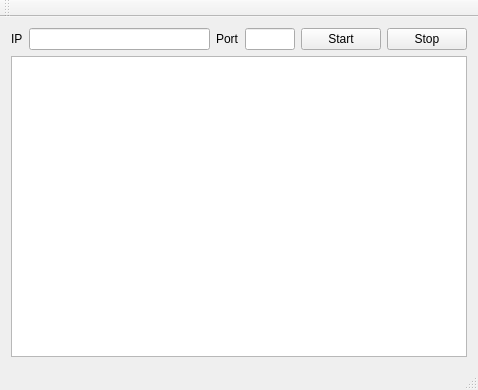
<?xml version="1.0" encoding="UTF-8"?>
<ui version="4.0">
 <class>ServerMainWindow</class>
 <widget class="QMainWindow" name="ServerMainWindow">
  <property name="geometry">
   <rect>
    <x>0</x>
    <y>0</y>
    <width>478</width>
    <height>390</height>
   </rect>
  </property>
  <property name="windowTitle">
   <string>Android Based Robotics - Server</string>
  </property>
  <widget class="QWidget" name="centralWidget">
   <layout class="QVBoxLayout" name="verticalLayout">
    <item>
     <layout class="QHBoxLayout" name="horizontalLayout">
      <item>
       <widget class="QLabel" name="IP_label">
        <property name="text">
         <string>IP</string>
        </property>
       </widget>
      </item>
      <item>
       <widget class="QLineEdit" name="IP_edit">
        <property name="enabled">
         <bool>true</bool>
        </property>
        <property name="maxLength">
         <number>15</number>
        </property>
        <property name="readOnly">
         <bool>false</bool>
        </property>
       </widget>
      </item>
      <item>
       <widget class="QLabel" name="port_label">
        <property name="text">
         <string>Port</string>
        </property>
       </widget>
      </item>
      <item>
       <widget class="QLineEdit" name="port_edit">
        <property name="sizePolicy">
         <sizepolicy hsizetype="Fixed" vsizetype="Fixed">
          <horstretch>0</horstretch>
          <verstretch>0</verstretch>
         </sizepolicy>
        </property>
        <property name="maximumSize">
         <size>
          <width>50</width>
          <height>100</height>
         </size>
        </property>
        <property name="inputMethodHints">
         <set>Qt::ImhNone</set>
        </property>
        <property name="text">
         <string/>
        </property>
        <property name="maxLength">
         <number>6</number>
        </property>
       </widget>
      </item>
      <item>
       <widget class="QPushButton" name="start_server_btn">
        <property name="text">
         <string>Start</string>
        </property>
       </widget>
      </item>
      <item>
       <widget class="QPushButton" name="stop_server_btn">
        <property name="text">
         <string>Stop</string>
        </property>
       </widget>
      </item>
     </layout>
    </item>
    <item>
     <widget class="QGraphicsView" name="the_graphicsView"/>
    </item>
   </layout>
  </widget>
  <widget class="QMenuBar" name="menuBar">
   <property name="geometry">
    <rect>
     <x>0</x>
     <y>0</y>
     <width>478</width>
     <height>22</height>
    </rect>
   </property>
  </widget>
  <widget class="QToolBar" name="mainToolBar">
   <attribute name="toolBarArea">
    <enum>TopToolBarArea</enum>
   </attribute>
   <attribute name="toolBarBreak">
    <bool>false</bool>
   </attribute>
  </widget>
  <widget class="QStatusBar" name="statusBar"/>
 </widget>
 <layoutdefault spacing="6" margin="11"/>
 <tabstops>
  <tabstop>start_server_btn</tabstop>
  <tabstop>port_edit</tabstop>
  <tabstop>IP_edit</tabstop>
  <tabstop>the_graphicsView</tabstop>
  <tabstop>stop_server_btn</tabstop>
 </tabstops>
 <resources/>
 <connections/>
</ui>
